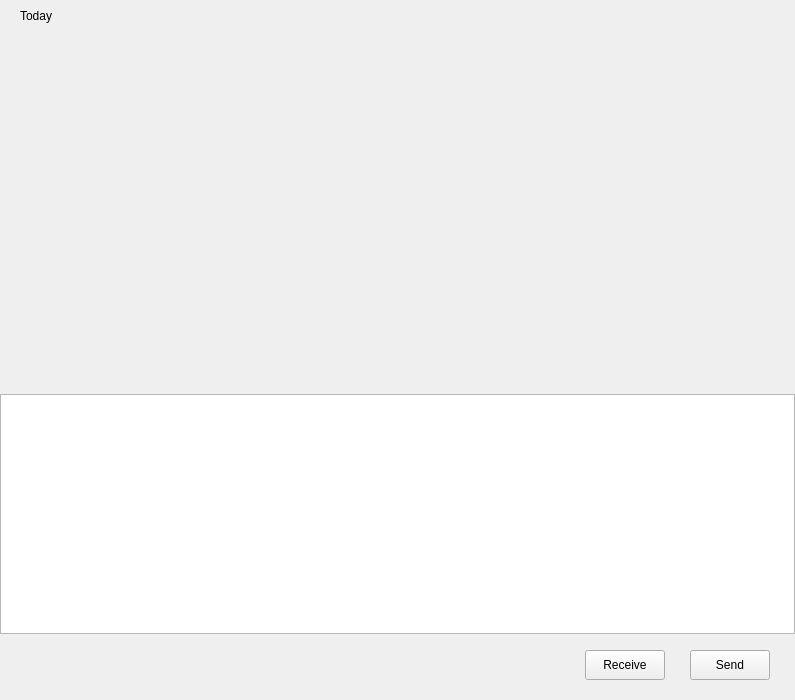
<?xml version="1.0" encoding="UTF-8"?>
<ui version="4.0">
 <class>ChatPage</class>
 <widget class="QWidget" name="ChatPage">
  <property name="geometry">
   <rect>
    <x>0</x>
    <y>0</y>
    <width>795</width>
    <height>700</height>
   </rect>
  </property>
  <property name="maximumSize">
   <size>
    <width>16777215</width>
    <height>700</height>
   </size>
  </property>
  <property name="windowTitle">
   <string>Form</string>
  </property>
  <layout class="QVBoxLayout" name="verticalLayout">
   <property name="spacing">
    <number>0</number>
   </property>
   <property name="leftMargin">
    <number>0</number>
   </property>
   <property name="topMargin">
    <number>0</number>
   </property>
   <property name="rightMargin">
    <number>0</number>
   </property>
   <property name="bottomMargin">
    <number>0</number>
   </property>
   <item>
    <widget class="QWidget" name="chat_window_widget" native="true">
     <property name="minimumSize">
      <size>
       <width>25</width>
       <height>25</height>
      </size>
     </property>
     <property name="maximumSize">
      <size>
       <width>16777215</width>
       <height>700</height>
      </size>
     </property>
     <layout class="QVBoxLayout" name="verticalLayout_4">
      <property name="spacing">
       <number>0</number>
      </property>
      <property name="leftMargin">
       <number>0</number>
      </property>
      <property name="topMargin">
       <number>0</number>
      </property>
      <property name="rightMargin">
       <number>0</number>
      </property>
      <property name="bottomMargin">
       <number>0</number>
      </property>
      <item>
       <widget class="QWidget" name="title_widget" native="true">
        <property name="minimumSize">
         <size>
          <width>25</width>
          <height>25</height>
         </size>
        </property>
        <property name="maximumSize">
         <size>
          <width>16777215</width>
          <height>30</height>
         </size>
        </property>
        <layout class="QHBoxLayout" name="horizontalLayout_3" stretch="0,0">
         <property name="spacing">
          <number>0</number>
         </property>
         <property name="leftMargin">
          <number>20</number>
         </property>
         <property name="topMargin">
          <number>0</number>
         </property>
         <property name="rightMargin">
          <number>0</number>
         </property>
         <property name="bottomMargin">
          <number>0</number>
         </property>
         <item>
          <widget class="QLabel" name="title_lb">
           <property name="minimumSize">
            <size>
             <width>25</width>
             <height>25</height>
            </size>
           </property>
           <property name="text">
            <string>Today</string>
           </property>
          </widget>
         </item>
         <item>
          <widget class="QWidget" name="widget_2" native="true">
           <property name="minimumSize">
            <size>
             <width>25</width>
             <height>25</height>
            </size>
           </property>
          </widget>
         </item>
        </layout>
       </widget>
      </item>
      <item>
       <widget class="ChattingView" name="chat_msg_list" native="true">
        <property name="minimumSize">
         <size>
          <width>25</width>
          <height>25</height>
         </size>
        </property>
        <property name="maximumSize">
         <size>
          <width>16777215</width>
          <height>300</height>
         </size>
        </property>
       </widget>
      </item>
      <item>
       <widget class="QWidget" name="tool_widget" native="true">
        <property name="minimumSize">
         <size>
          <width>25</width>
          <height>25</height>
         </size>
        </property>
        <property name="maximumSize">
         <size>
          <width>16777215</width>
          <height>60</height>
         </size>
        </property>
        <layout class="QHBoxLayout" name="horizontalLayout_4">
         <property name="spacing">
          <number>0</number>
         </property>
         <property name="leftMargin">
          <number>0</number>
         </property>
         <property name="topMargin">
          <number>0</number>
         </property>
         <property name="rightMargin">
          <number>0</number>
         </property>
         <property name="bottomMargin">
          <number>0</number>
         </property>
         <item>
          <spacer name="horizontalSpacer_2">
           <property name="minimumSize">
            <size>
             <width>25</width>
             <height>25</height>
            </size>
           </property>
           <property name="orientation">
            <enum>Qt::Horizontal</enum>
           </property>
           <property name="sizeType">
            <enum>QSizePolicy::Fixed</enum>
           </property>
           <property name="sizeHint" stdset="0">
            <size>
             <width>5</width>
             <height>20</height>
            </size>
           </property>
          </spacer>
         </item>
         <item>
          <widget class="ClickedLabel" name="emoji_lb">
           <property name="minimumSize">
            <size>
             <width>25</width>
             <height>25</height>
            </size>
           </property>
           <property name="maximumSize">
            <size>
             <width>25</width>
             <height>25</height>
            </size>
           </property>
           <property name="text">
            <string/>
           </property>
          </widget>
         </item>
         <item>
          <spacer name="horizontalSpacer_3">
           <property name="minimumSize">
            <size>
             <width>25</width>
             <height>25</height>
            </size>
           </property>
           <property name="orientation">
            <enum>Qt::Horizontal</enum>
           </property>
           <property name="sizeType">
            <enum>QSizePolicy::Fixed</enum>
           </property>
           <property name="sizeHint" stdset="0">
            <size>
             <width>5</width>
             <height>20</height>
            </size>
           </property>
          </spacer>
         </item>
         <item>
          <widget class="ClickedLabel" name="file_lb">
           <property name="minimumSize">
            <size>
             <width>25</width>
             <height>25</height>
            </size>
           </property>
           <property name="maximumSize">
            <size>
             <width>25</width>
             <height>25</height>
            </size>
           </property>
           <property name="text">
            <string/>
           </property>
          </widget>
         </item>
         <item>
          <spacer name="horizontalSpacer_4">
           <property name="minimumSize">
            <size>
             <width>25</width>
             <height>25</height>
            </size>
           </property>
           <property name="orientation">
            <enum>Qt::Horizontal</enum>
           </property>
           <property name="sizeHint" stdset="0">
            <size>
             <width>40</width>
             <height>20</height>
            </size>
           </property>
          </spacer>
         </item>
         <item>
          <widget class="ClickedLabel" name="video_call_lb">
           <property name="minimumSize">
            <size>
             <width>25</width>
             <height>25</height>
            </size>
           </property>
           <property name="maximumSize">
            <size>
             <width>25</width>
             <height>25</height>
            </size>
           </property>
           <property name="text">
            <string/>
           </property>
          </widget>
         </item>
         <item>
          <spacer name="horizontalSpacer">
           <property name="orientation">
            <enum>Qt::Horizontal</enum>
           </property>
           <property name="sizeType">
            <enum>QSizePolicy::Fixed</enum>
           </property>
           <property name="sizeHint" stdset="0">
            <size>
             <width>20</width>
             <height>20</height>
            </size>
           </property>
          </spacer>
         </item>
        </layout>
       </widget>
      </item>
      <item>
       <widget class="QWidget" name="msg_area_widget" native="true">
        <property name="minimumSize">
         <size>
          <width>25</width>
          <height>25</height>
         </size>
        </property>
        <property name="maximumSize">
         <size>
          <width>16777215</width>
          <height>240</height>
         </size>
        </property>
        <layout class="QHBoxLayout" name="horizontalLayout_6">
         <property name="spacing">
          <number>0</number>
         </property>
         <property name="leftMargin">
          <number>0</number>
         </property>
         <property name="topMargin">
          <number>0</number>
         </property>
         <property name="rightMargin">
          <number>0</number>
         </property>
         <property name="bottomMargin">
          <number>0</number>
         </property>
         <item>
          <widget class="MessageTextEdit" name="chat_msg_box">
           <property name="minimumSize">
            <size>
             <width>25</width>
             <height>25</height>
            </size>
           </property>
           <property name="maximumSize">
            <size>
             <width>16777215</width>
             <height>400</height>
            </size>
           </property>
          </widget>
         </item>
        </layout>
       </widget>
      </item>
      <item>
       <widget class="QWidget" name="send_widget" native="true">
        <property name="minimumSize">
         <size>
          <width>25</width>
          <height>25</height>
         </size>
        </property>
        <property name="maximumSize">
         <size>
          <width>16777215</width>
          <height>60</height>
         </size>
        </property>
        <layout class="QHBoxLayout" name="horizontalLayout_5">
         <property name="spacing">
          <number>0</number>
         </property>
         <property name="leftMargin">
          <number>0</number>
         </property>
         <property name="topMargin">
          <number>0</number>
         </property>
         <property name="rightMargin">
          <number>0</number>
         </property>
         <property name="bottomMargin">
          <number>0</number>
         </property>
         <item>
          <spacer name="horizontalSpacer_5">
           <property name="minimumSize">
            <size>
             <width>25</width>
             <height>25</height>
            </size>
           </property>
           <property name="orientation">
            <enum>Qt::Horizontal</enum>
           </property>
           <property name="sizeHint" stdset="0">
            <size>
             <width>40</width>
             <height>20</height>
            </size>
           </property>
          </spacer>
         </item>
         <item>
          <widget class="ClickedBtn" name="recv_btn">
           <property name="minimumSize">
            <size>
             <width>25</width>
             <height>25</height>
            </size>
           </property>
           <property name="maximumSize">
            <size>
             <width>100</width>
             <height>30</height>
            </size>
           </property>
           <property name="text">
            <string>Receive</string>
           </property>
          </widget>
         </item>
         <item>
          <spacer name="horizontalSpacer_7">
           <property name="minimumSize">
            <size>
             <width>25</width>
             <height>25</height>
            </size>
           </property>
           <property name="orientation">
            <enum>Qt::Horizontal</enum>
           </property>
           <property name="sizeType">
            <enum>QSizePolicy::Fixed</enum>
           </property>
           <property name="sizeHint" stdset="0">
            <size>
             <width>10</width>
             <height>20</height>
            </size>
           </property>
          </spacer>
         </item>
         <item>
          <widget class="ClickedBtn" name="send_btn">
           <property name="minimumSize">
            <size>
             <width>25</width>
             <height>25</height>
            </size>
           </property>
           <property name="maximumSize">
            <size>
             <width>100</width>
             <height>30</height>
            </size>
           </property>
           <property name="text">
            <string>Send</string>
           </property>
          </widget>
         </item>
         <item>
          <spacer name="horizontalSpacer_6">
           <property name="minimumSize">
            <size>
             <width>25</width>
             <height>25</height>
            </size>
           </property>
           <property name="orientation">
            <enum>Qt::Horizontal</enum>
           </property>
           <property name="sizeType">
            <enum>QSizePolicy::Fixed</enum>
           </property>
           <property name="sizeHint" stdset="0">
            <size>
             <width>40</width>
             <height>20</height>
            </size>
           </property>
          </spacer>
         </item>
        </layout>
       </widget>
      </item>
     </layout>
    </widget>
   </item>
  </layout>
 </widget>
 <customwidgets>
  <customwidget>
   <class>ClickedBtn</class>
   <extends>QPushButton</extends>
   <header location="global">clickedbtn.h</header>
  </customwidget>
  <customwidget>
   <class>ClickedLabel</class>
   <extends>QLabel</extends>
   <header location="global">clickedlabel.h</header>
  </customwidget>
  <customwidget>
   <class>ChattingView</class>
   <extends>QWidget</extends>
   <header location="global">chattingview.h</header>
   <container>1</container>
  </customwidget>
  <customwidget>
   <class>MessageTextEdit</class>
   <extends>QTextEdit</extends>
   <header location="global">messagetextedit.h</header>
  </customwidget>
 </customwidgets>
 <resources/>
 <connections/>
</ui>
